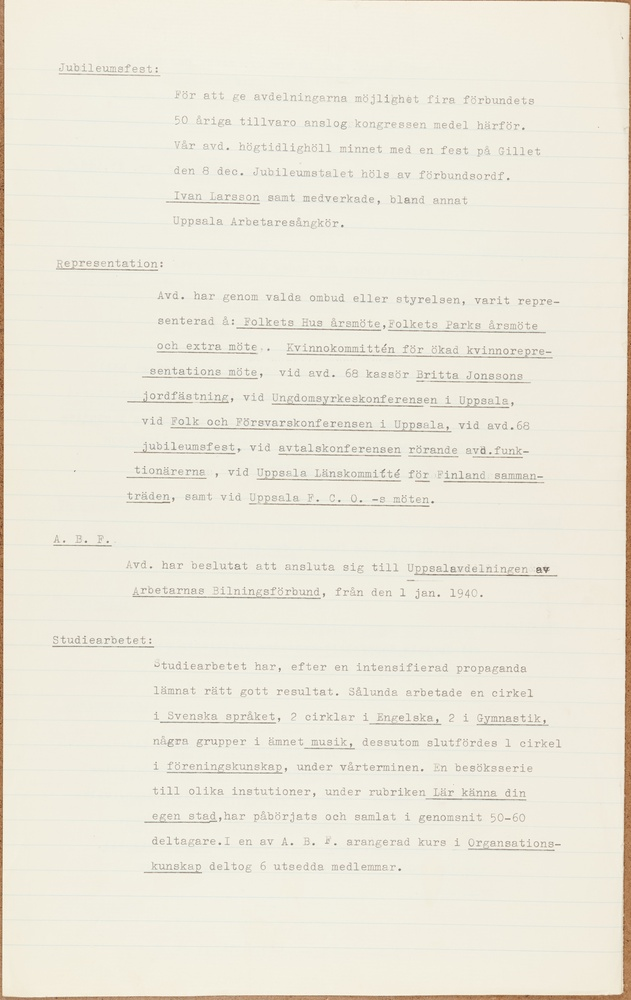
#> input picture fac_00168_arsberattelse_1939_sid-04.jpg, 631 x 1000 px, shrunk from 3542 x 5617 before the run
$ jupyter execute --allow-errors OCR_textExtractor.ipynb
#> lines starting #> are read from the running program, lines starting #| are printed output that depends on the picture; after the words box and inside, x2 and y2 are one past the last pixel; in counts of white or black regions, pixels touching at a corner belong together
# Text detection and extraction using Pytesseract

[cell 1]
# Set up

#!pip install opencv-python
#!pip install matplotlib
#!pip install fpdf

[cell 2]
# Import modules

from PIL import Image
import pytesseract
from pytesseract import Output
import cv2
import matplotlib.pyplot as plt

[cell 3]
# Read image
image = cv2.imread('fac_00168_arsberattelse_1939_sid-04.jpg')
#> image is the input picture: shape (1000, 631, 3); mean B, G, R 219.7, 232.7, 236.5

[cell 4]
# Convert to grayscale
gray_image = cv2.cvtColor(image, cv2.COLOR_BGR2GRAY)
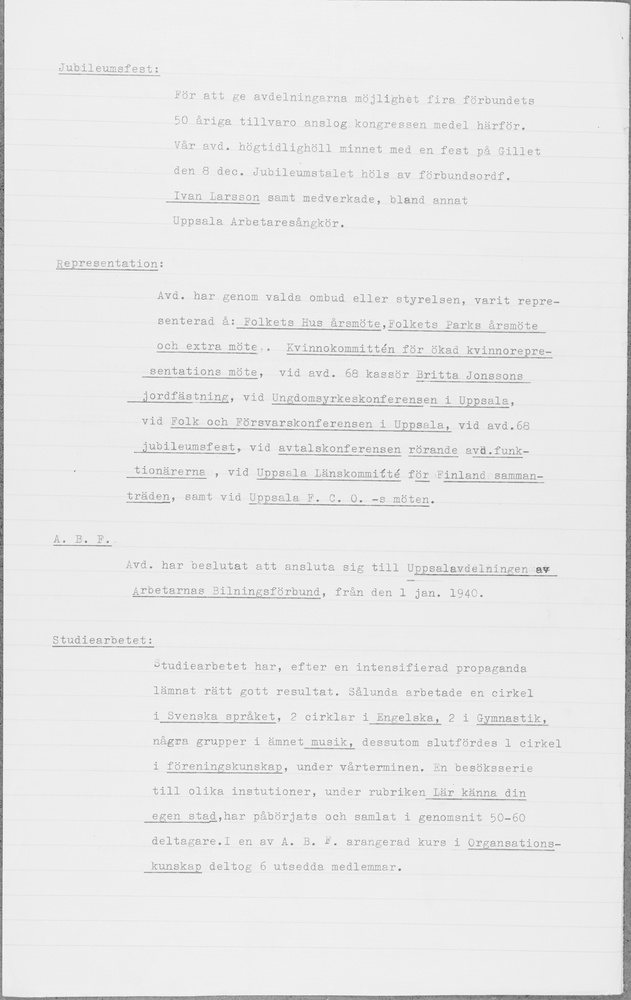
#> gray_image: shape (1000, 631); min 60, max 254, mean 232.3

[cell 5]
# Apply a bilateral filter.
# This filter smooths the image, reduces noise, while preserving the edges

bi_image = cv2.bilateralFilter(gray_image, 5, 75, 75)

[cell 6]
# Thresholding/binarization (only if coloured image)
threshold_img = cv2.threshold(bi_image, 0, 255, cv2.THRESH_BINARY | cv2.THRESH_OTSU)[1]
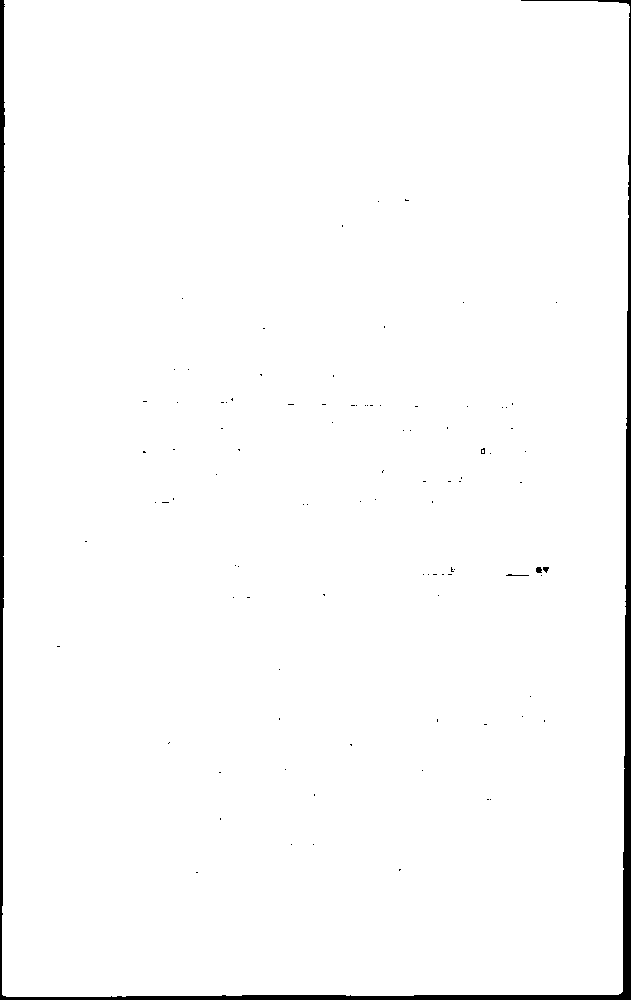
#> threshold_img: shape (1000, 631); 98.2% white; 97 black regions (93 under 20 px), largest, box (x1, y1, x2, y2) and area: (0, 0, 631, 1000) 11240, (536, 567, 542, 573) 31, (506, 574, 529, 576) 27, (543, 567, 549, 573) 24

[cell 7]
# Plot
imgplot = plt.imshow(threshold_img, aspect='auto', cmap='Greys')
plt.show()

[cell 8]
#configure parameters for pytesseract
custom_config = r'--oem 3 --psm 6'    #oem 3: Default; psm 6: Assume a single uniform block of text.

#> (a cell that did not finish here is left out)

#> (a cell that did not finish here is left out)

[cell 11]
# Save text extracted output
filename = 'result_textExtract.png'
cv2.imwrite(filename, threshold_img)
#> Out = True

$ run again, with fac_00168_arsberattelse_1939_sid-02.jpg copied over fac_00168_arsberattelse_1939_sid-04.jpg
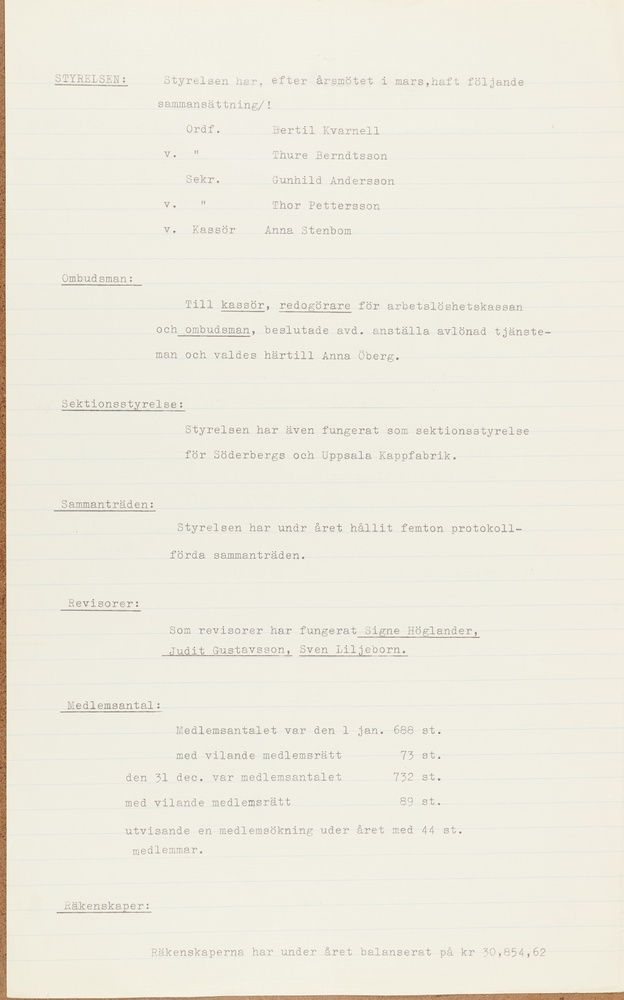
#> input picture fac_00168_arsberattelse_1939_sid-02.jpg, 624 x 1000 px, shrunk from 3502 x 5615 before the run
#> image is the input picture: shape (1000, 624, 3); mean B, G, R 222.3, 234.7, 237.4
#> `threshold_img = cv2.threshold(bi_image, 0, 255, cv2.THRESH_BINARY | cv..`:
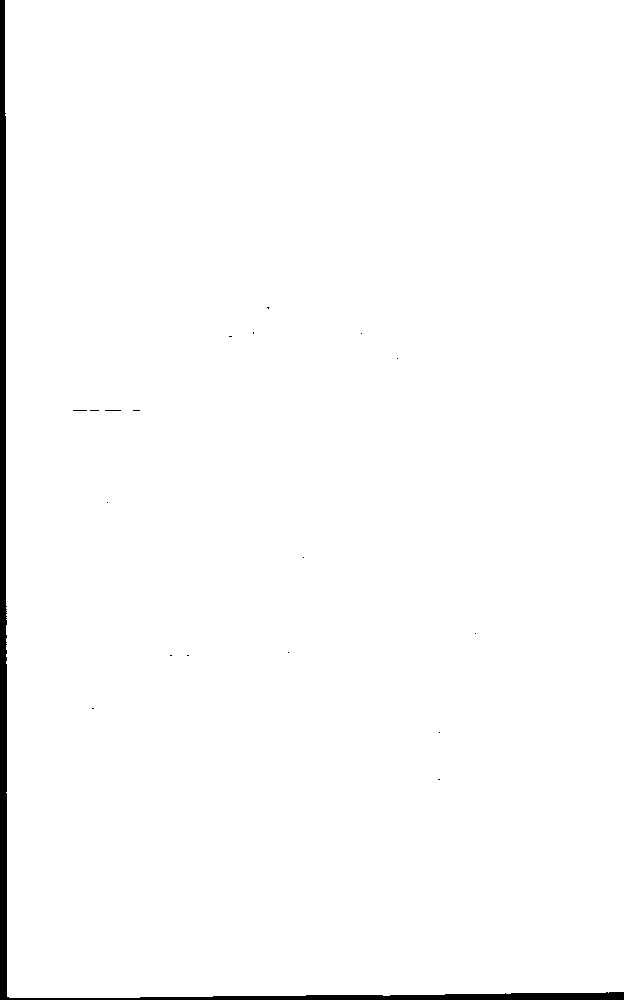
#> threshold_img: shape (1000, 624); 98.5% white; 19 black regions (18 under 20 px), largest, box (x1, y1, x2, y2) and area: (0, 0, 624, 1000) 8996
#> Out = True
